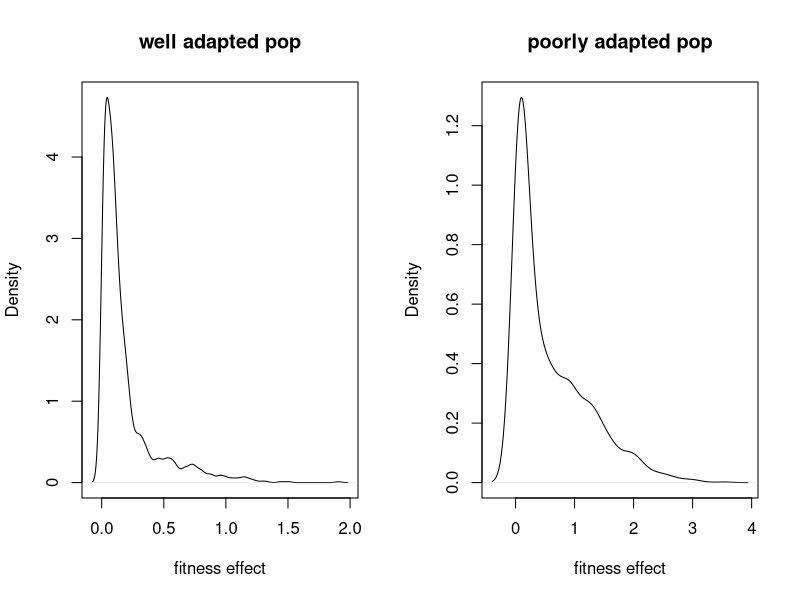
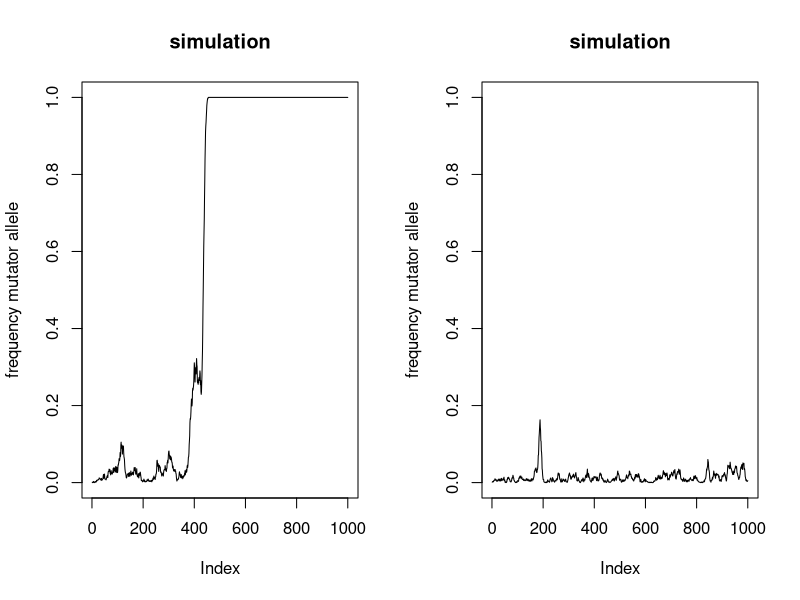
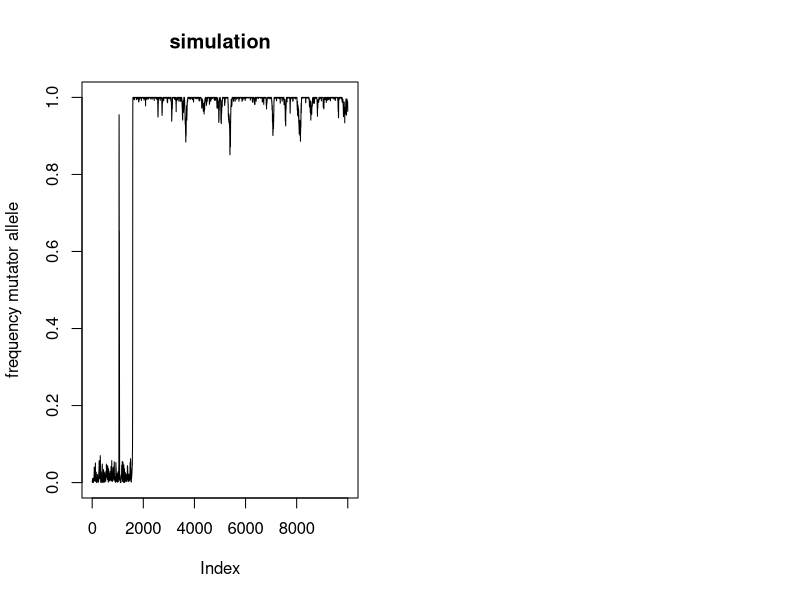

R code for these plots, in order:
## ---- chunk 1
knitr::opts_chunk$set(echo = TRUE)
## ---- chunk 2
# Lets represent our population as matrix each row is an individual each 
# column is a gene.
ne <- 1000
pop <- matrix(1, ne, 100)
# lets look at a little bit of the matrix
pop[1:5,1:12]
## ---- chunk 3
set.seed(1)
mut.bad <- abs(c(rnorm(500, sd=.5), rnorm(1000,sd=.1)))
mut.ok <- abs(c(rnorm(1000), sd=1,rnorm(500,sd=.1)))
par(mfcol=c(1,2))
plot(density(mut.bad), main="well adapted pop", xlab="fitness effect")
plot(density(mut.ok), main="poorly adapted pop", xlab="fitness effect")
## ---- chunk 4
# we will track the freq of the allele in this variable
freq <- c()
for(j in 1:1000){
  #print(j)
  # first we will make it so on average a mutator allele appears in 
  # one individual each generation
  mutant <- sample(1:1000, 1)
  pop[mutant, 1] <- 2
  # now the population produces offspring with a chance of passing on
  # mutations to them based on the allele they cary in position 
  # one of their genomes.

  # first low mutants
  low.muts <- which(pop[, 1] == 1)
  hits <- runif(min=0, max=1, n=length(low.muts)) < 10^-5
  if(sum(hits) > 0){
    mutated <- which(hits)
    for(ii in 1:length(mutated)){
      pop[mutated[ii], sample(2:100, 1)] <- sample(mut.bad, 1)
    }
  }

  # now high mutants
  high.muts <- which(pop[, 1] == 2)
  hits <- runif(min=0, max=1, n=length(high.muts)) < 10^-3 * 100
  if(sum(hits) > 0){
    mutated <- which(hits)
    for(ii in 1:length(mutated)){
      pop[mutated[ii], sample(2:100, 1)] <- sample(mut.bad, 1)
    }
  }

  # now calculate fitness
  fits <- apply(pop[,2:100], 1, prod)

  # now reproduce based on fitness
  pop <- pop[sample(1:ne, prob=fits, replace=T), ]
  
  # record the frequency of the mutator
  freq[j] <- (sum(pop[, 1] == 2))/ne
}
plot(freq, type = "l", 
     ylab = "frequency mutator allele",
     main = "simulation",
     ylim=c(0,1))
## ---- chunk 5
# we will track the freq of the allele in this variable
pop <- matrix(1, ne, 100)
set.seed(2)
freq.unfitpop <- c()
for(j in 1:1000){
  #print(j)
  # first we will make it so on average a mutator allele appears in 
  # one individual each generation
  mutant <- sample(1:1000, 1)
  pop[mutant, 1] <- 2
  # now the population produces offspring with a chance of passing on
  # mutations to them based on the allele they cary in position 
  # one of their genomes.

  # first low mutants
  low.muts <- which(pop[, 1] == 1)
  hits <- runif(min=0, max=1, n=length(low.muts)) < 10^-5
  if(sum(hits) > 0){
    mutated <- which(hits)
    for(ii in 1:length(mutated)){
      pop[mutated[ii], sample(2:100, 1)] <- sample(mut.ok, 1)
    }
  }

  # now high mutants
  high.muts <- which(pop[, 1] == 2)
  hits <- runif(min=0, max=1, n=length(high.muts)) < 10^-3 * 100
  if(sum(hits) > 0){
    mutated <- which(hits)
    for(ii in 1:length(mutated)){
      pop[mutated[ii], sample(2:100, 1)] <- sample(mut.ok, 1)
    }
  }

  # now calculate fitness
  fits <- apply(pop[,2:100], 1, prod)

  # now reproduce based on fitness
  pop <- pop[sample(1:ne, prob=fits, replace=T), ]
  
  # record the frequency of the mutator
  freq.unfitpop[j] <- (sum(pop[, 1] == 2))/ne
}
plot(freq.unfitpop, type="l", 
     ylab="frequency mutator allele",
     main="simulation", ylim=c(0,1))
## ---- chunk 6
# we will track the freq of the allele in this variable
pop <- matrix(1, ne, 100)
set.seed(2)
freq.unfitpop <- c()
for(j in 1:10000){
  #print(j)
  # first we will make it so on average a mutator allele appears in 
  # one individual each generation
  mutant <- sample(1:1000, 1)
  pop[mutant, 1] <- 2
  
  # we will also make an anti mutator appear each generation
  if(j %% 10 == 0){
    antimutant <- sample(1:1000, 1)
    pop[antimutant, 1] <- 1
  }
  # now the population produces offspring with a chance of passing on
  # mutations to them based on the allele they cary in position 
  # one of their genomes.

  # first low mutants
  low.muts <- which(pop[, 1] == 1)
  hits <- runif(min=0, max=1, n=length(low.muts)) < 10^-5
  if(sum(hits) > 0){
    mutated <- which(hits)
    for(ii in 1:length(mutated)){
      pop[mutated[ii], sample(2:100, 1)] <- sample(mut.ok, 1)
    }
  }

  # now high mutants
  high.muts <- which(pop[, 1] == 2)
  hits <- runif(min=0, max=1, n=length(high.muts)) < 10^-3 * 100
  if(sum(hits) > 0){
    mutated <- which(hits)
    for(ii in 1:length(mutated)){
      pop[mutated[ii], sample(2:100, 1)] <- sample(mut.ok, 1)
    }
  }

  # now calculate fitness
  fits <- apply(pop[,2:100], 1, prod)

  # now reproduce based on fitness
  pop <- pop[sample(1:ne, prob=fits, replace=T), ]
  
  # record the frequency of the mutator
  freq.unfitpop[j] <- (sum(pop[, 1] == 2))/ne
}
plot(freq.unfitpop, type="l", 
     ylab="frequency mutator allele",
     main="simulation", ylim=c(0,1))
